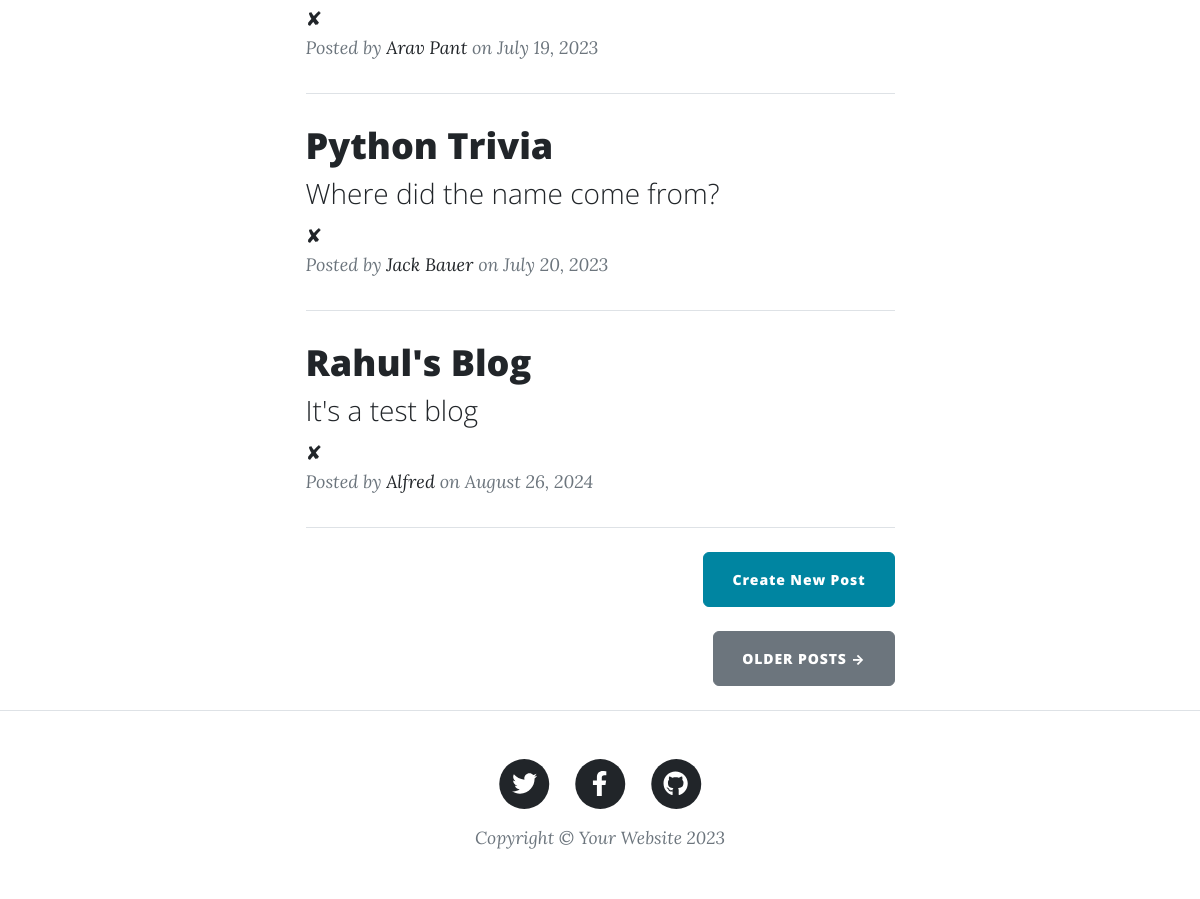
Before: / (lower part) with the older database file.
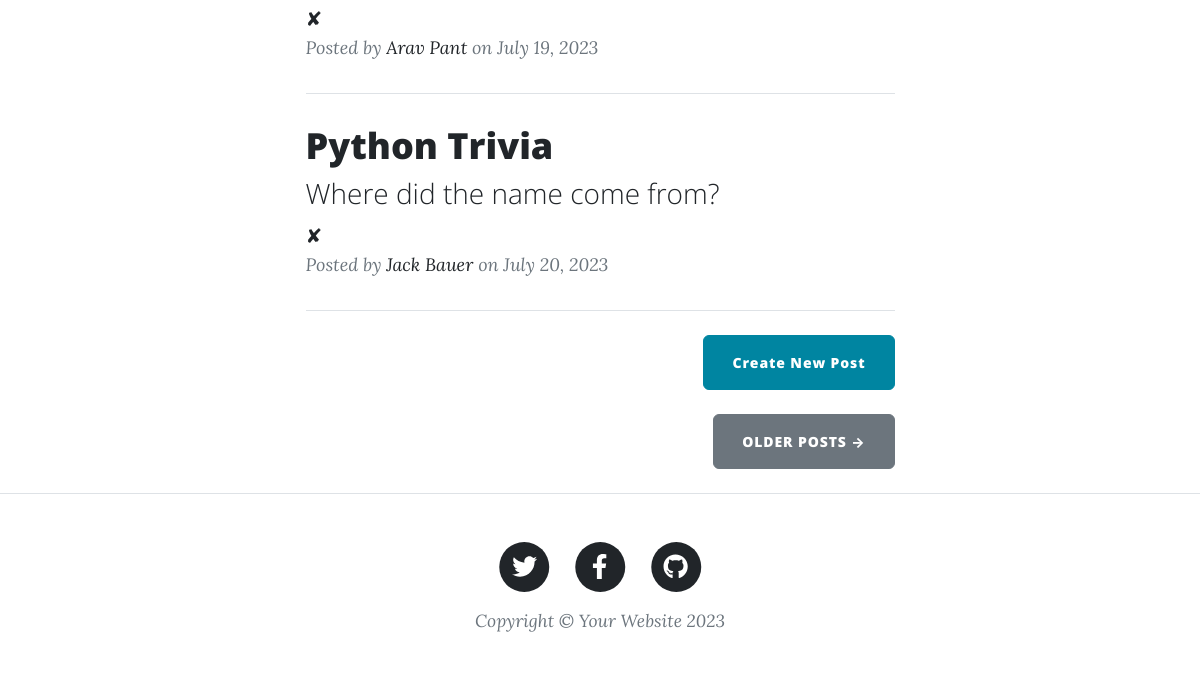
After: the same page with the newer database file.
### main.py (models this page shows)
class BlogPost(db.Model):
    id: Mapped[int] = mapped_column(Integer, primary_key=True)
    title: Mapped[str] = mapped_column(String(250), unique=True, nullable=False)
    subtitle: Mapped[str] = mapped_column(String(250), nullable=False)
    date: Mapped[str] = mapped_column(String(250), nullable=False)
    body: Mapped[str] = mapped_column(Text, nullable=False)
    author: Mapped[str] = mapped_column(String(250), nullable=False)
    img_url: Mapped[str] = mapped_column(String(250), nullable=False)

### main.py (the view)
@app.route('/')
def get_all_posts():
    result = db.session.execute(db.select(BlogPost))
    posts = result.scalars().all()
    return render_template("index.html", all_posts=posts)

### templates/index.html (shortened to what this page needs)
{% include "header.html" %}
<div class="container px-4 px-lg-5">
  <div class="row gx-4 gx-lg-5 justify-content-center">
    <div class="col-md-10 col-lg-8 col-xl-7">
      {% for post in all_posts %}
      <div class="post-preview">
        <a href="{{ url_for('show_post', post_id=post.id) }}">
          <h2 class="post-title">{{ post.title }}</h2>
          <h3 class="post-subtitle">{{ post.subtitle }}</h3>
        </a>
         <a href="{{ url_for('delete_post', post_id=post.id) }}">✘</a>
        <p class="post-meta">
          Posted by
          <a href="#">{{post.author}}</a>
          on {{post.date}}
        </p>
      </div>
      <hr class="my-4" />
      {% endfor %}
      <div class="d-flex justify-content-end mb-4">
        <a
          class="btn btn-primary float-right"
          href="{{ url_for('add_new_post') }}"
          >Create New Post</a
        >
      </div>
      <div class="d-flex justify-content-end mb-4">
        <a class="btn btn-secondary text-uppercase" href="#!">Older Posts →</a>
      </div>
    </div>
  </div>
</div>
{% include "footer.html" %}

### templates/header.html (shortened to what this page needs)
<!DOCTYPE html>
<html lang="en">
  <head>
    {% block styles %}
    {{ bootstrap.load_css() }}
    <link
      href="{{ url_for('static', filename='css/styles.css') }}"
      rel="stylesheet"
    />
    {% endblock %}
  </head>
  <body>

### templates/footer.html (shortened to what this page needs)
        <footer class="border-top">
          <div class="container px-4 px-lg-5">
              <div class="row gx-4 gx-lg-5 justify-content-center">
                  <div class="col-md-10 col-lg-8 col-xl-7">
                      <ul class="list-inline text-center">
                          <li class="list-inline-item">
                              <a href="#!">
                                  <span class="fa-stack fa-lg">
                                      <i class="fas fa-circle fa-stack-2x"></i>
                                      <i class="fab fa-twitter fa-stack-1x fa-inverse"></i>
                                  </span>
                              </a>
                          </li>
                          <li class="list-inline-item">
                              <a href="#!">
                                  <span class="fa-stack fa-lg">
                                      <i class="fas fa-circle fa-stack-2x"></i>
                                      <i class="fab fa-facebook-f fa-stack-1x fa-inverse"></i>
                                  </span>
                              </a>
                          </li>
                          <li class="list-inline-item">
                              <a href="#!">
                                  <span class="fa-stack fa-lg">
                                      <i class="fas fa-circle fa-stack-2x"></i>
                                      <i class="fab fa-github fa-stack-1x fa-inverse"></i>
                                  </span>
                              </a>
                          </li>
                      </ul>
                      <div class="small text-center text-muted fst-italic">Copyright &copy; Your Website 2023</div>
                  </div>
              </div>
          </div>
      </footer>
  </body>
</html>

Changed rows visible on the page:
removed BlogPost: title "Rahul's Blog", subtitle "It's a test blog", author "Alfred", date "August 26, 2024"
